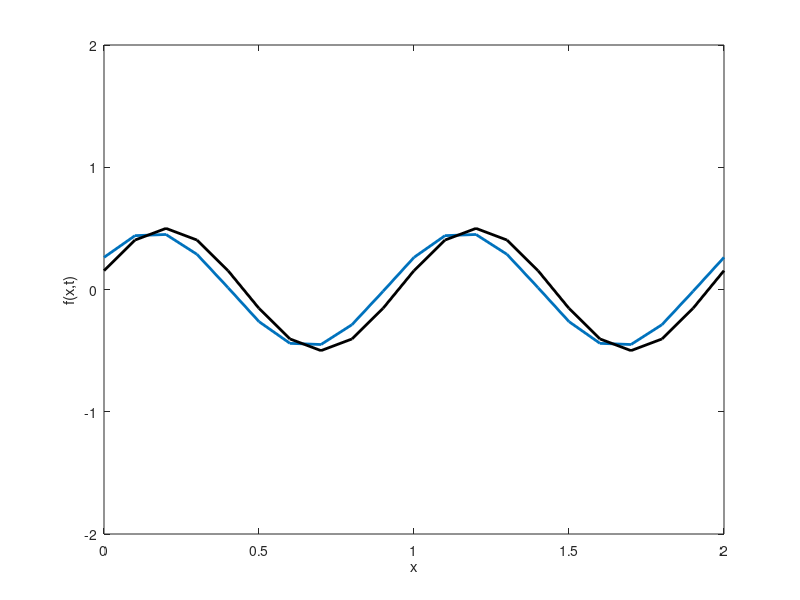

Here is the MATLAB script that generated this plot:
% one-dimensional advection by the various schemes
clear;clc;
n=21; length=2.0; h=length/(n-1); dt=0.05; U=1.0; nstep=1.0/dt; 
x=zeros(n,1); f=zeros(n,1); y=zeros(n,1); ex=zeros(n,1); time=0.0;
for i=1:n
    f(i)=0.5*sin(2*pi*h*(i-1)); 
    x(i)=h*(i-1); 
end        % initial conditions

 for m=1:nstep
	for i=1:n
        ex(i)= 0.5*sin(2*pi*(h*(i-1)-U*time)); 
    end     % exact solution
	hold off; plot(x,f,'linewidt',2); axis([0 2 -2 2]);    % plot solution
	hold on; plot(x,ex,'k','linewidt',2);           % plot exaction solution
 	xlabel('x'); ylabel('f(x,t)');
	xlabel('x'); ylabel('f(x,t)'); 
    pause(0.05); % if you want to watch only final result, 
                 % then change this command to comment          
    y=f;
    % Refer to next three schemes
    
    % FTCS
% 	for i=2:n-1
% 		f(i)=y(i)-0.5*(U*dt/h)*(y(i+1)-y(i-1)); % advect by centered differences
%     end
% 	f(n)=y(n)-0.5 *(U*dt/h)*(y(2)-y(n-1));   % do endpoints for periodic b.c.
% 	f(1)=f(n);
% 
%     Upwind scheme
%     for i=2:n-1
% 		f(i)=y(i)-(U*dt/h)*(y(i)-y(i-1)); % advect by upwind
%     end
% 	f(n)=y(n)-(U*dt/h)*(y(n)-y(n-1));   % do endpoints for periodic b.c.
% 	f(1)=f(n);

    % Generalized Upwind Scheme
% 	for i=2:n-1
% 		f(i)=y(i)-0.5*(U*dt/h)*(y(i+1)-y(i-1))...
%             +abs(U)*dt/2/h*(y(i+1)-2*y(i)+y(i-1)); % advect by generalized upwind
%     end
% 	f(n)=y(n)-0.5 *(U*dt/h)*(y(2)-y(n-1))...
%         +abs(U)*dt/2/h*(y(2)-2*y(n)+y(n-1));       % do endpoints for periodic b.c.
% 	f(1)=f(n);

    %------------ Write down your code ----------------
    
    % (Lax-friedrichs) method
%     for i=2:n-1
% 		f(i)= 0.5* (y(i+1)+y(i-1))-0.5*(U*dt/h)*(y(i+1)-y(i-1));
%     end
% 	f(n)= 0.5*(y(2)+y(n-1))-0.5 *(U*dt/h)*(y(2)-y(n-1));     % do endpoints for periodic b.c.
% 	f(1)=f(n);
    
    %    Leap Frog method
%     ybefore=y;            
    
%     if m==1
%         for i=2:n-1
%             f(i)=y(i)-(U*dt/h)*(y(i)-y(i-1));
%         end
%         f(n)=y(n)-(U*dt/h)*(y(n)-y(n-1));
%         f(1)=f(n);
%     else
%     
%         for i=2:n-1
%             f(i)=ybefore(i)-(U*dt/h)*(y(i+1)-y(i-1));
%         end
%         f(n)=ybefore(n)-(U*dt/h)*(y(2)-y(n-1));
%         f(1)=f(n);
%     
%     end
    

    %    Lax-Wendroff's Method
    for i=2:n-1
		f(i)=y(i)-0.5*(U*dt/h)*(y(i+1)-y(i-1)) + 0.5*(U*dt/h)^2*(y(i+1)-2*y(i)+y(i-1));
    end
	f(n)=y(n)-0.5 *(U*dt/h)*(y(2)-y(n-1)) + 0.5*(U*dt/h)^2*(y(2)-2*y(n)+y(n-1));   
	f(1)=f(n);


    %    MacComack Method
% 
%     for i=2:n-1
%         a = y(i) -(U*dt/h)*(y(i+1)-y(i));
%         b = y(i-1) - (U*dt/h)*(y(i)-y(i-1));
% 		f(i)= 0.5*(y(i)+a - (U*dt/h)*(a-b));
%     end
%     c = y(n) -(U*dt/h)*(y(2)-y(n));
%     d = y(n-1) - (U*dt/h)*(y(n)-y(n-1));
% 	f(n)= 0.5*( y(n) + c -(U*dt/h)*(c-d) );   
% 	f(1)=f(n);
    
    
    % -------------------------------------------------
    time=time+dt; %% Do not modify
end
